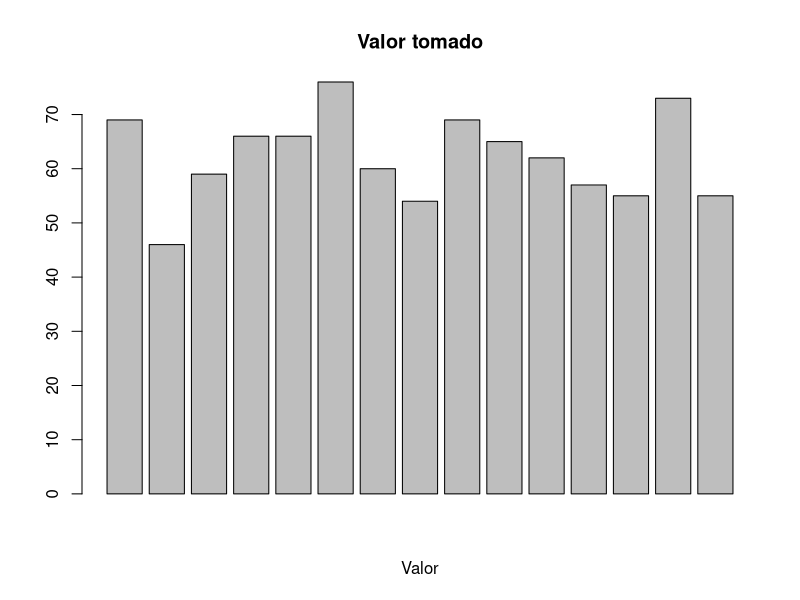
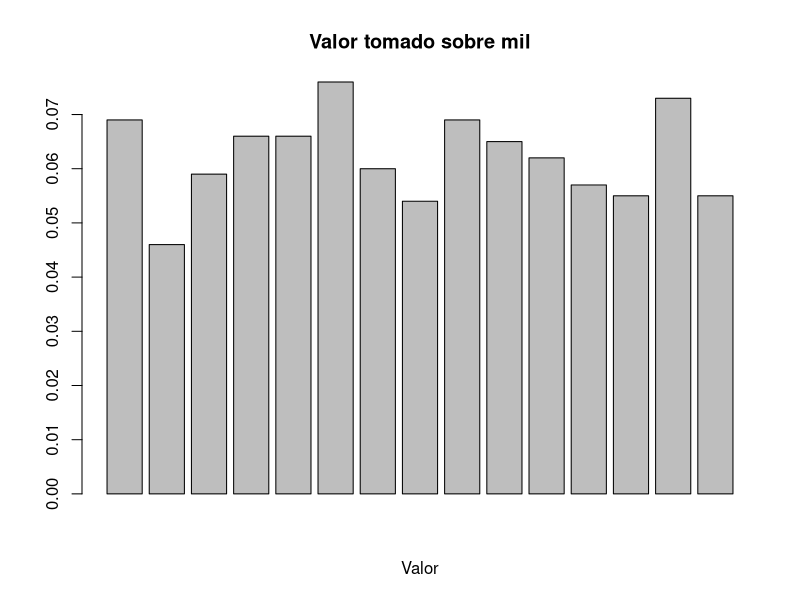

Write R code to recreate these figures, in order.
size = 15

Geometrica <- function(p=0.5, x){
  prf = 1-p
  pre = p;
  
  prf = prf**(x-1)
  
  return(prf*pre)
}

proba <- runif(1)
xval <- rep(0, size)
print(xval)

for (i in 1:1000) {
  x = sample(0:size, 1)
  #print(Geometrica(proba, x))
  xval[x] = xval[x]+1
}
print(xval)
View(xval)
barplot(xval, 1, main="Valor tomado", 
        xlab="Valor")

countstho = xval/1000
print(countstho)

View(countstho)
barplot(countstho, main="Valor tomado sobre mil", 
        xlab="Valor")